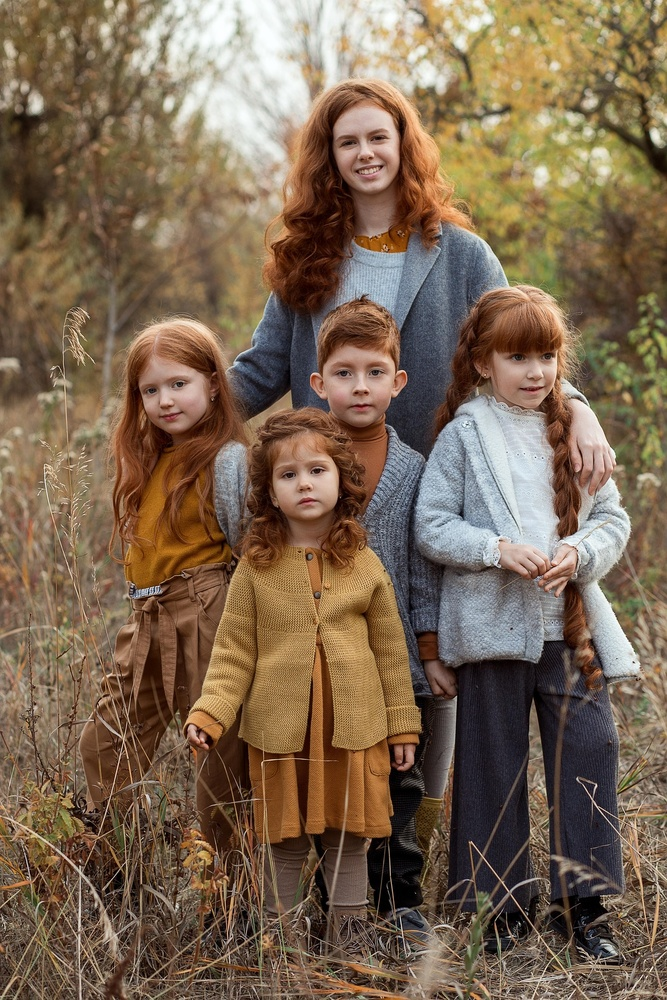
#> input picture StreamlitFaceBlur/ejemplos/foto1.jpg, 667 x 1000 px, shrunk from 1280 x 1920 before the run, found by its file name
$ python faceblur1.py
#> lines starting #> are read from the running program, lines starting #| are printed output that depends on the picture; after the words box and inside, x2 and y2 are one past the last pixel; in counts of white or black regions, pixels touching at a corner belong together
import cv2
import numpy as np
import os

def detect_and_blur_faces(image_path, cascade_path):
    # Load the image and convert to grayscale
#> called with image_path = 'StreamlitFaceBlur/foto1.jpg'
    img = cv2.imread(image_path)
#> img is the input picture: shape (1000, 667, 3); mean B, G, R 81.5, 102.9, 123.8
    if img is None:
        print(f"Error: Could not load image at {image_path}")
        return
    gray = cv2.cvtColor(img, cv2.COLOR_BGR2GRAY)
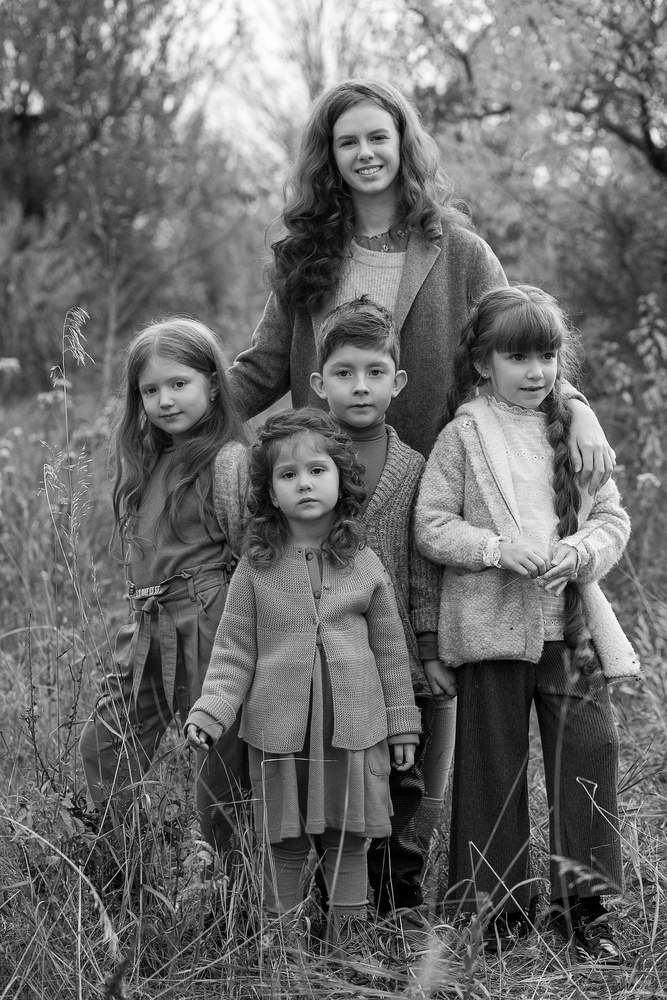
#> gray: shape (1000, 667); min 0, max 255, mean 106.7

    # Load the Haar cascade classifier
    face_cascade = cv2.CascadeClassifier(cascade_path)
    if face_cascade.empty():
        print(f"Error: Could not load cascade at {cascade_path}")
        return

    # Detect faces
    faces = face_cascade.detectMultiScale(gray, scaleFactor=1.1, minNeighbors=4, minSize=(30, 30))
#> faces = [[543, 233, 37, 37], [276, 538, 51, 51], [210, 283, 65, 65], [318, 642, 65, 65], [323, 106, 85, 85], [130, 358, 77, 77], [260, 436, 88, 88], [166, 848, 70, 70], [497, 333, 74, 74], [316, 337, 90, 90]]

    # Iterate over detected faces and blur them
    for (x, y, w, h) in faces:
        # Extract the face ROI
        face_roi = img[y:y+h, x:x+w]

        # Apply a Gaussian blur (adjust kernel size for more/less blur)
        # The kernel size (ksize) must be odd, e.g., (25, 25)
        blurred_face = cv2.GaussianBlur(face_roi, (25, 25), 0)

        # Put the blurred face back into the original image
        img[y:y+h, x:x+w] = blurred_face
#> this loop made 10 passes
#> pass 1, in detect_and_blur_faces, `face_roi = img[y:y+h, x:x+w]`:
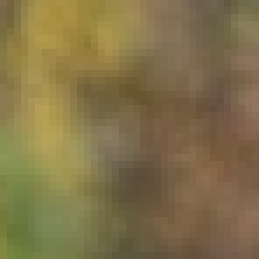
#> face_roi: shape (37, 37, 3) (shown 7 times larger); mean B, G, R 72.8, 114.1, 129.7
#> pass 1, in detect_and_blur_faces, `blurred_face = cv2.GaussianBlur(face_roi, (25, 25), 0)`:
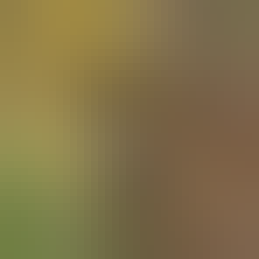
#> blurred_face: shape (37, 37, 3) (shown 7 times larger); mean B, G, R 72.8, 114.3, 129.9
#> pass 2, in detect_and_blur_faces, `face_roi = img[y:y+h, x:x+w]`:
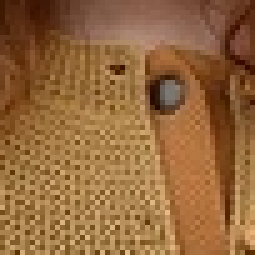
#> face_roi: shape (51, 51, 3) (shown 5 times larger); mean B, G, R 60.9, 104, 148.6
#> pass 2, in detect_and_blur_faces, `blurred_face = cv2.GaussianBlur(face_roi, (25, 25), 0)`:
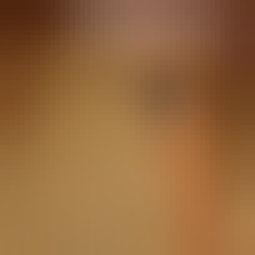
#> blurred_face: shape (51, 51, 3) (shown 5 times larger); mean B, G, R 61, 104.1, 148.7
#> after the loop:
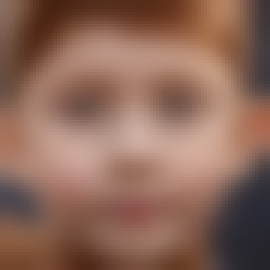
#> face_roi: shape (90, 90, 3) (shown 3 times larger); mean B, G, R 88.5, 103.4, 140.6
#> after the loop:
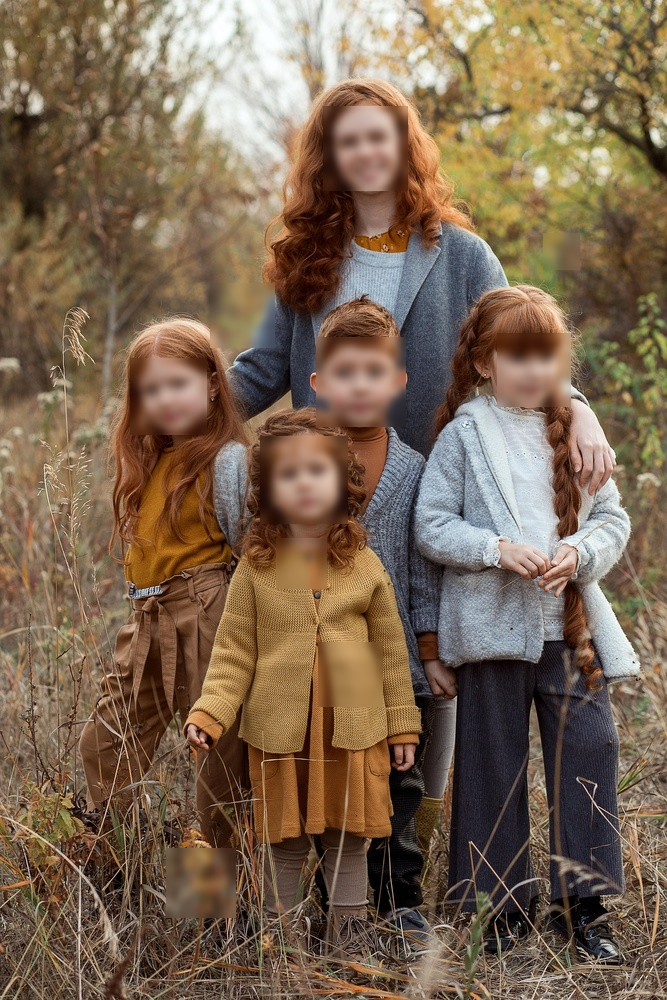
#> img: shape (1000, 667, 3); 7.76% of pixels changed, all inside (x1, y1, x2, y2) = (130, 106, 580, 918)

    # Display the result
    cv2.imshow("Blurred Faces", img)
    cv2.waitKey(0)
    cv2.destroyAllWindows()

    # Optionally save the output image
    # cv2.imwrite("output_blurred_face.jpg", img)

# Example usage:
# Make sure to provide the correct paths to your image and XML cascade file
image_path = os.path.join(os.path.dirname(__file__), "foto1.jpg")
cascade_path = os.path.join(os.path.dirname(__file__), "modelo/haarcascade_frontalface_default.xml")
detect_and_blur_faces(image_path, cascade_path)

$ run again, with StreamlitFaceBlur/ejemplos/foto2.jpg copied over StreamlitFaceBlur/ejemplos/foto1.jpg
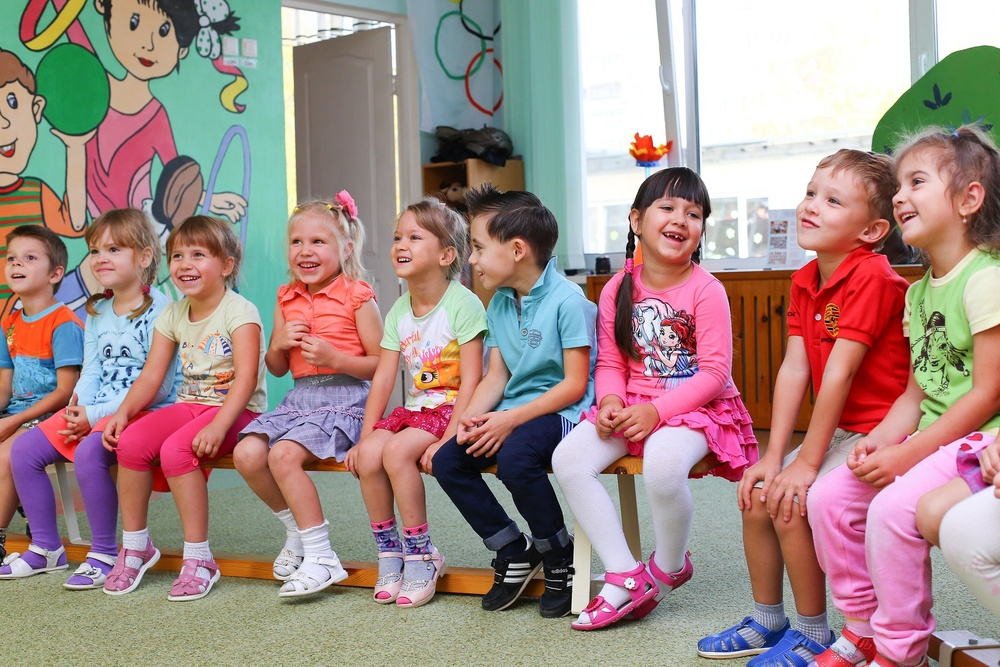
#> input picture StreamlitFaceBlur/ejemplos/foto2.jpg, 1000 x 667 px, shrunk from 1920 x 1280 before the run, found by its file name
#> in detect_and_blur_faces, img is the input picture: shape (667, 1000, 3); mean B, G, R 137.1, 140.7, 162.9
#> in detect_and_blur_faces, `gray = cv2.cvtColor(img, cv2.COLOR_BGR2GRAY)`:
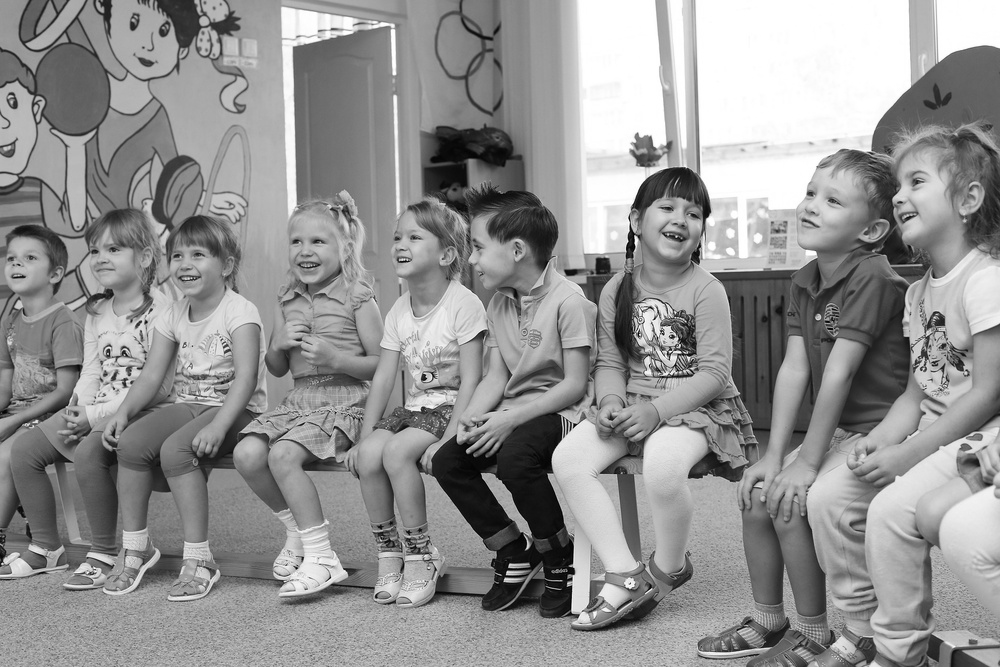
#> gray: shape (667, 1000); min 0, max 255, mean 146.9
#> faces = [[77, 228, 55, 55], [375, 215, 60, 60], [159, 233, 59, 59], [640, 181, 74, 74], [275, 216, 66, 66], [111, 3, 74, 74], [860, 147, 90, 90]]
#> the loop in detect_and_blur_faces, `for (x, y, w, h) in faces:` made 7 passes
#> after the loop in detect_and_blur_faces, `for (x, y, w, h) in faces:`:
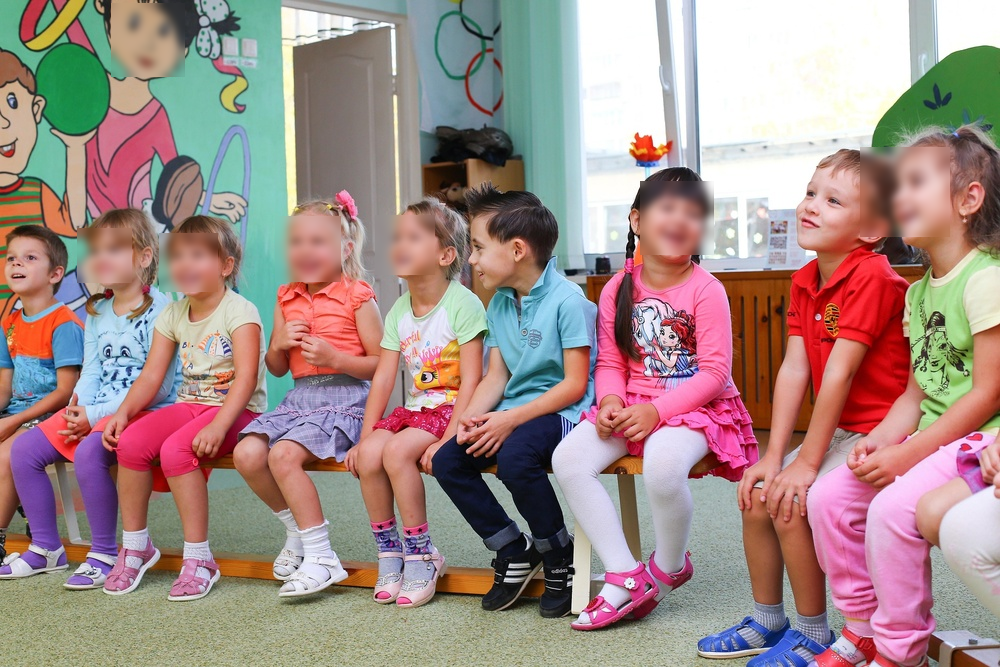
#> img: shape (667, 1000, 3); 5.02% of pixels changed, all inside (x1, y1, x2, y2) = (77, 3, 950, 292)
